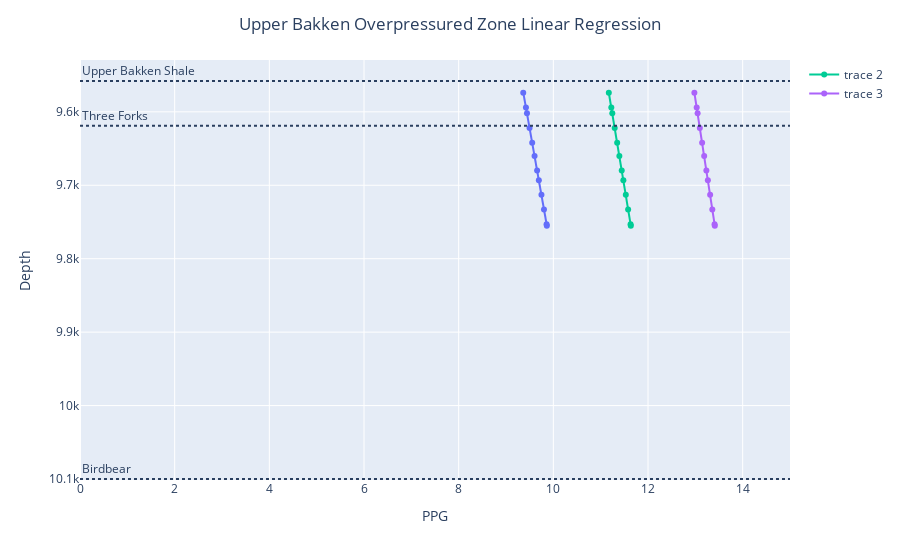

The cell this chart's notebook holds for it:
### Markdown cell above
## Test for Lee's spreadsheet data for the Bakken Overpressured Zone and convert PSI to PPG

### Code cell
#### Low Side

# define known pressure variables to depths
a = {
    'PSI' : [4662, 4700, 4715, 4752, 4790, 4824, 4861, 4886, 4924, 4961, 4999, 5003], 
    'Depth' : [9574, 9594, 9602, 9622, 9642, 9660, 9680, 9693, 9713, 9733, 9753, 9755]
}

# create a dataframe from these values
df_mb_ls_lr = pd.DataFrame(a)


# convert from PSI to PPG
for i in range(len(df_mb_ls_lr)):
    if df_mb_ls_lr['Depth'][i] > 0:
        df_mb_ls_lr['PSI'][i] = df_mb_ls_lr['PSI'][i] / df_mb_ls_lr['Depth'][i] / 0.052

# rename column from PSI to PPG        
df_mb_ls_lr.rename(columns={"PSI": "PPG"}, inplace = True)    
print(df_mb_ls_lr)    






#### Most Likely 

# define known pressure variables to depths
b = {
    'PSI' : [5562, 5600, 5615, 5652, 5690, 5724, 5761, 5786, 5824, 5861, 5899, 5903], 
    'Depth' : [9574, 9594, 9602, 9622, 9642, 9660, 9680, 9693, 9713, 9733, 9753, 9755]
}

# create a dataframe from these values
df_mb_ml_lr = pd.DataFrame(b)


# convert from PSI to PPG
for i in range(len(df_mb_ml_lr)):
    if df_mb_ml_lr['Depth'][i] > 0:
        df_mb_ml_lr['PSI'][i] = df_mb_ml_lr['PSI'][i] / df_mb_ml_lr['Depth'][i] / 0.052

# rename column from PSI to PPG        
df_mb_ml_lr.rename(columns={"PSI": "PPG"}, inplace = True)    
print(df_mb_ml_lr)    






#### High Side                 
                 
                 
c = {
    'PSI' : [6462, 6500, 6515, 6552, 6590, 6624, 6661, 6686, 6724, 6761, 6799, 6803], 
    'Depth' : [9574, 9594, 9602, 9622, 9642, 9660, 9680, 9693, 9713, 9733, 9753, 9755]
}

# create a dataframe from these values
df_mb_hs_lr = pd.DataFrame(c)


# convert from PSI to PPG
for i in range(len(df_mb_hs_lr)):
    if df_mb_hs_lr['Depth'][i] > 0:
        df_mb_hs_lr['PSI'][i] = df_mb_hs_lr['PSI'][i] / df_mb_hs_lr['Depth'][i] / 0.052

# rename column from PSI to PPG        
df_mb_hs_lr.rename(columns={"PSI": "PPG"}, inplace = True)    
print(df_mb_hs_lr)    


fig = px.scatter(df_mb_ls_lr, 
                 x = "PPG", 
                 y = "Depth", 
                 trendline = 'ols')
# fig.add_trace(go.Scatter(x = df_mb_ls_lr['PPG'], y = df_mb_ls_lr['Depth']), row = 1, col = 1)
fig.add_trace(go.Scatter(x = df_mb_ml_lr['PPG'], y = df_mb_ml_lr['Depth']), row = 1, col = 1)
fig.add_trace(go.Scatter(x = df_mb_hs_lr['PPG'], y = df_mb_hs_lr['Depth']), row = 1, col = 1)


fig.update_layout(title_text = 'Upper Bakken Overpressured Zone Linear Regression', title_x = .5,  height = 700)

fig.update_yaxes(title_text = 'Depth', row = 1, col = 1, autorange = 'reversed')
fig.update_xaxes(range = [0,15])

fig.add_hline(y = int(upper_bakken['MD']), line_dash="dot", row=1, col="all", annotation_text = 'Upper Bakken Shale', annotation_position = 'top left')
fig.add_hline(y = int(three_forks['MD']), line_dash="dot", row=1, col="all", annotation_text = 'Three Forks', annotation_position = 'top left')
fig.add_hline(y = int(birdbear['MD']), line_dash="dot", row=1, col="all", annotation_text = 'Birdbear', annotation_position = 'top left')

fig.show()

results = px.get_trendline_results(fig)
print(results)

results.px_fit_results.iloc[0].summary()

### Figure 1 — Plotly figure (JSON) as saved in the notebook; plotly's stock layout.template omitted (floating-point values rounded to 4 significant figures)
{"data": [{"hovertemplate": "PPG=%{x}<br>Depth=%{y}<extra></extra>", "legendgroup": "", "marker": {"color": "#636efa", "symbol": "circle"}, "mode": "markers", "name": "", "orientation": "v", "showlegend": false, "type": "scatter", "x": [9.364, 9.421, 9.443, 9.497, 9.554, 9.603, 9.657, 9.694, 9.749, 9.802, 9.857, 9.863], "xaxis": "x", "y": [9574, 9594, 9602, 9622, 9642, 9660, 9680, 9693, 9713, 9733, 9753, 9755], "yaxis": "y"}, {"hovertemplate": "<b>OLS trendline</b><br>Depth = 363.842 * PPG + 6166.3<br>R<sup>2</sup>=0.999974<br><br>PPG=%{x}<br>Depth=%{y} <b>(trend)</b><extra></extra>", "legendgroup": "", "marker": {"color": "#636efa", "symbol": "circle"}, "mode": "lines", "name": "", "showlegend": false, "type": "scatter", "x": [9.364, 9.421, 9.443, 9.497, 9.554, 9.603, 9.657, 9.694, 9.749, 9.802, 9.857, 9.863], "xaxis": "x", "y": [9573.0, 9594.0, 9602.0, 9622.0, 9642.0, 9660.0, 9680.0, 9693.0, 9713.0, 9733.0, 9753.0, 9755.0], "yaxis": "y"}, {"type": "scatter", "x": [11.17, 11.22, 11.25, 11.3, 11.35, 11.4, 11.45, 11.48, 11.53, 11.58, 11.63, 11.64], "xaxis": "x", "y": [9574, 9594, 9602, 9622, 9642, 9660, 9680, 9693, 9713, 9733, 9753, 9755], "yaxis": "y"}, {"type": "scatter", "x": [12.98, 13.03, 13.05, 13.09, 13.14, 13.19, 13.23, 13.26, 13.31, 13.36, 13.41, 13.41], "xaxis": "x", "y": [9574, 9594, 9602, 9622, 9642, 9660, 9680, 9693, 9713, 9733, 9753, 9755], "yaxis": "y"}], "layout": {"annotations": [{"showarrow": false, "text": "Upper Bakken Shale", "x": 0, "xanchor": "left", "xref": "x domain", "y": 9558, "yanchor": "bottom", "yref": "y"}, {"showarrow": false, "text": "Three Forks", "x": 0, "xanchor": "left", "xref": "x domain", "y": 9619, "yanchor": "bottom", "yref": "y"}, {"showarrow": false, "text": "Birdbear", "x": 0, "xanchor": "left", "xref": "x domain", "y": 10100, "yanchor": "bottom", "yref": "y"}], "autosize": true, "legend": {"tracegroupgap": 0}, "margin": {"t": 60}, "shapes": [{"line": {"dash": "dot"}, "type": "line", "x0": 0, "x1": 1, "xref": "x domain", "y0": 9558, "y1": 9558, "yref": "y"}, {"line": {"dash": "dot"}, "type": "line", "x0": 0, "x1": 1, "xref": "x domain", "y0": 9619, "y1": 9619, "yref": "y"}, {"line": {"dash": "dot"}, "type": "line", "x0": 0, "x1": 1, "xref": "x domain", "y0": 10100, "y1": 10100, "yref": "y"}], "title": {"text": "Upper Bakken Overpressured Zone Linear Regression", "x": 0.5}, "xaxis": {"anchor": "y", "domain": [0, 1], "range": [0, 15], "title": {"text": "PPG"}, "type": "linear"}, "yaxis": {"anchor": "x", "autorange": true, "domain": [0, 1], "range": [10100.0, 9539.0], "title": {"text": "Depth"}, "type": "linear"}}}
